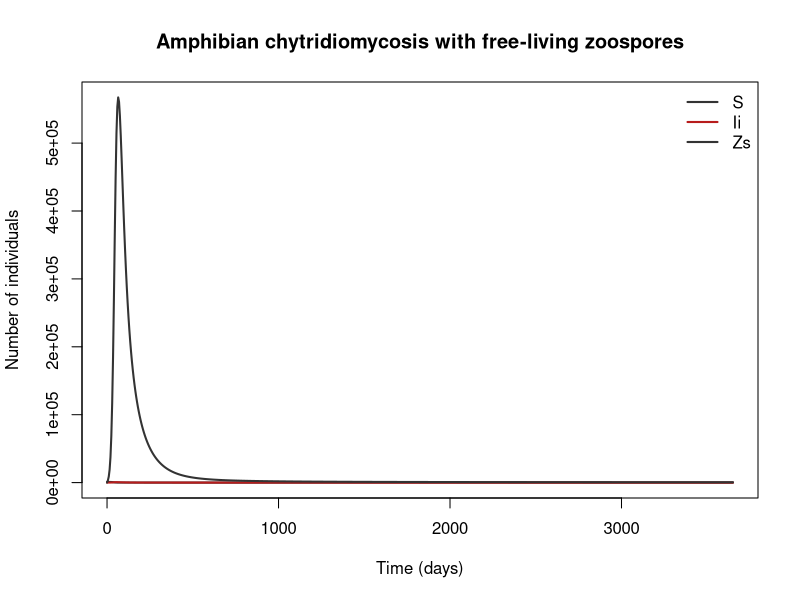

Write the R code that produced this figure.
## Amphibian chytridiomycosis with free-living zoospores
## Batrachochytrium dendrobatidis in a common toad (Bufo bufo) breeding population.
## Structurally an Anderson & May "model G" host–free-living-stage system.
## Parameter values: 0 of 11 checked against the source; the rest are recalled or illustrative.
## Reference: Mitchell KM, Churcher TS, Garner TWJ, Fisher MC (2008). Persistence of the emerging pathogen Batrachochytrium dendrobatidis outside the amphibian host greatly increases the probability of host extinction. Proc R Soc B 275(1632):329–334
## Source: https://doi.org/10.1098/rspb.2007.1356
##
## Generated from a compartmental model diagram (model format v1).
## Regenerating from the same diagram always gives this exact file.
##
## Compartments: S, Ii, Zs
## Flows (time unit: days):
##   (outside) -> S   : bz * N * pmax(1 - N / Kz, 0)
##   S -> Ii          : lambda * S
##   Ii -> S          : rec * Ii
##   S -> (outside)   : mu_z * S
##   Ii -> (outside)  : (mu_z + alpha_z) * Ii
##   (outside) -> Zs  : (prod * Ii + sapro)
##   Zs -> (outside)  : clear_z * Zs

library(deSolve)

# ---- Time ------------------------------------------------------------
times <- seq(0, 3650, by = 5)  # days

# ---- Parameters ------------------------------------------------------
parameters <- c(
  beta_hh = 1e-4,   # host-to-host transmission coefficient [illustrative] (per toad per day)
  beta_z = 1e-7,    # zoospore-to-host transmission coefficient [illustrative] (per zoospore per day)
  alpha_z = 0.02,   # disease-induced host death rate [illustrative] (per day)
  mu_z = 1 / 2920,  # natural host death rate (8-year life span) [illustrative] (per day)
  bz = 1 / 2920,    # host birth rate [illustrative] (per day)
  Kz = 1000,        # host carrying capacity [illustrative] (toads)
  prod = 100,       # zoospore release by infected hosts [illustrative] (zoospores per infected host per day)
  rz = 0.1,         # maximum saprobic (host-independent) zoospore reproduction rate (per day) [illustrative]
  phi = 1e-5,       # density-dependence of saprobic reproduction; appears as exp(-phi Zs) [verified: the paper uses a density-dependent term of the form exp(−φZ(t))] (per zoospore)
  clear_z = 0.1,    # zoospore death/loss rate (the survival time this implies is the key parameter the authors vary) [illustrative] (per day)
  rec = 0           # host recovery rate (set 0 for the baseline; chytrid clearance is limited) [illustrative] (per day)
)

# ---- Initial conditions ----------------------------------------------
state <- c(
  S = 1000,  # susceptible toads
  Ii = 5,    # infected toads
  Zs = 0     # free-living zoospores in water (Z written Zs for clarity)
)

# ---- Model equations -------------------------------------------------
chytrid_amphibian_zoospore_model <- function(t, state, parameters) {
  with(as.list(c(state, parameters)), {
    # Total population
    N_total <- S + Ii

    # Derived quantities
    N <- S + Ii                           # host population
    lambda <- beta_hh * Ii + beta_z * Zs  # force of infection (direct + zoospore pool)
    sapro <- rz * Zs * exp(-phi * Zs)     # density-limited saprobic zoospore reproduction

    # Rates of change
    dS <- bz * N * pmax(1 - N / Kz, 0) - lambda * S + rec * Ii - mu_z * S
    dIi <- lambda * S - rec * Ii - (mu_z + alpha_z) * Ii
    dZs <- (prod * Ii + sapro) - clear_z * Zs

    list(c(dS, dIi, dZs))
  })
}

# ---- Solve -----------------------------------------------------------
out <- ode(y = state, times = times, func = chytrid_amphibian_zoospore_model, parms = parameters)
out <- as.data.frame(out)

# ---- Plot ------------------------------------------------------------
compartment_cols <- c(S = "#333333", Ii = "#B71C1C", Zs = "#333333")
matplot(out$time, out[, names(compartment_cols)], type = "l", lty = 1, lwd = 2,
        col = compartment_cols, xlab = "Time (days)", ylab = "Number of individuals",
        main = "Amphibian chytridiomycosis with free-living zoospores")
legend("topright", legend = names(compartment_cols), col = compartment_cols,
       lty = 1, lwd = 2, bty = "n")
